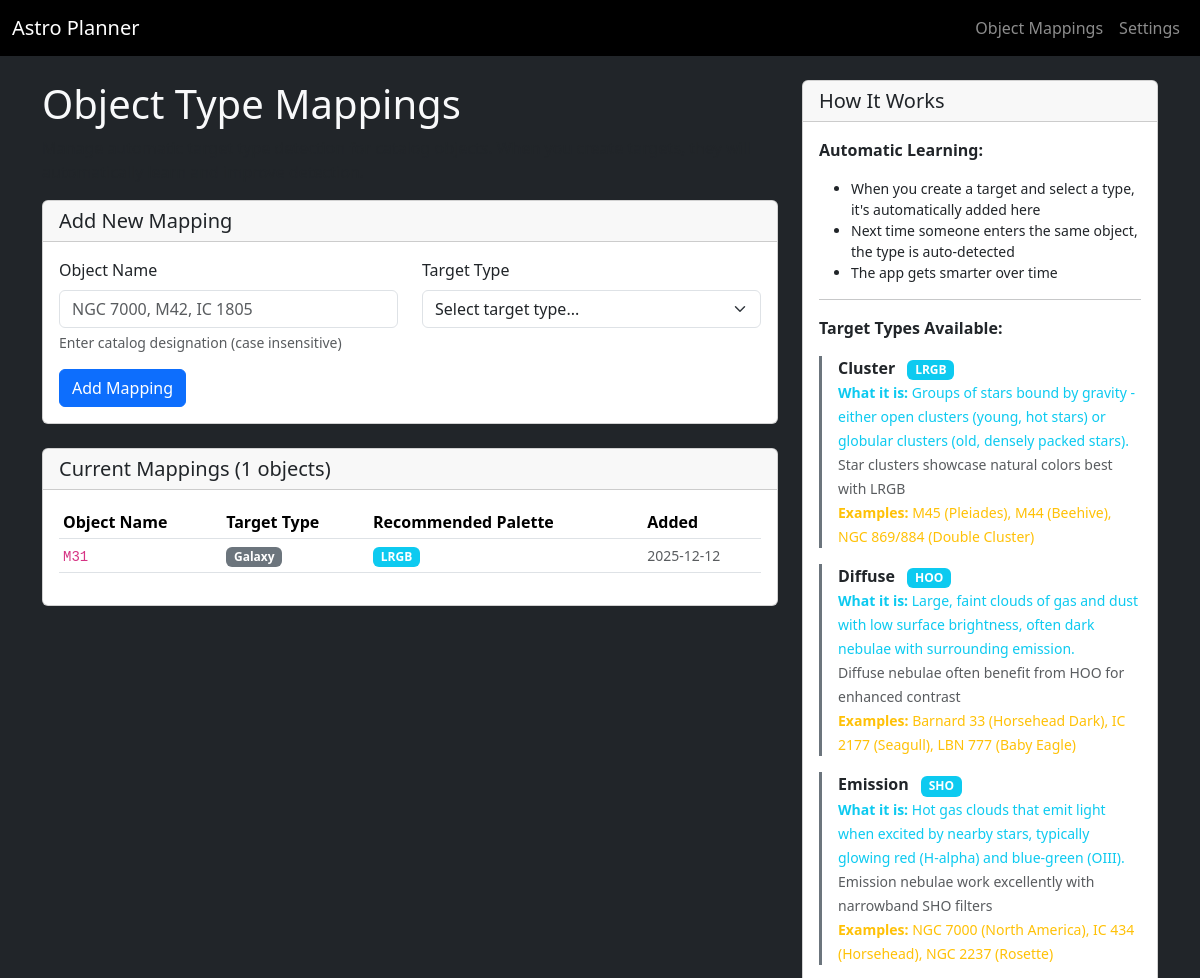
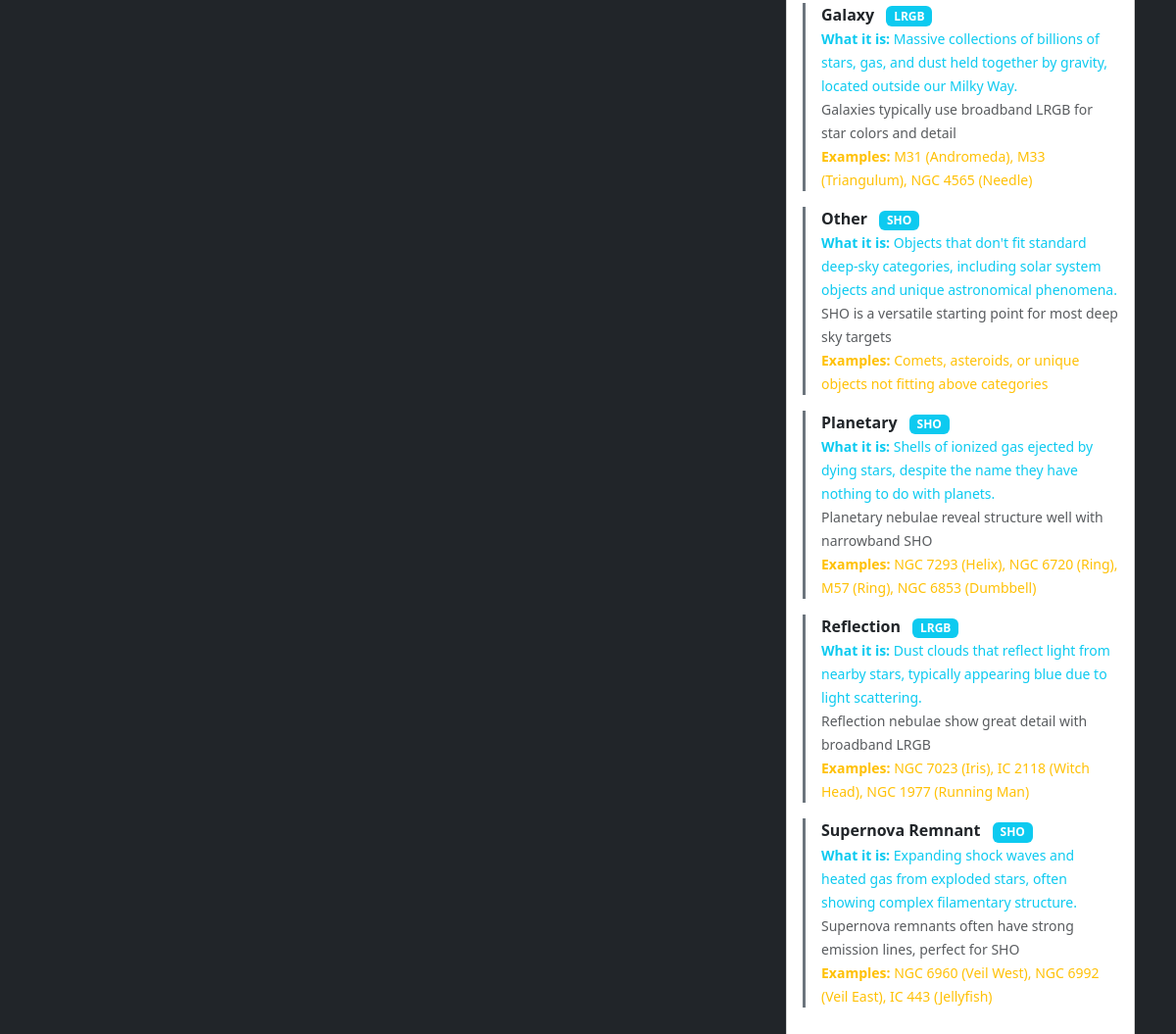
The page /manage-object-mappings on the database its author committed (2 pictures, top to bottom).
### app.py (models this page shows, shortened)
class ObjectMapping(db.Model):
    __tablename__ = "object_mappings"
    id = db.Column(db.Integer, primary_key=True)
    object_name = db.Column(db.String(128), unique=True, nullable=False)  # "NGC 6960", "M31", etc.
    target_type_id = db.Column(db.Integer, db.ForeignKey("target_types.id"), nullable=False)
    created_at = db.Column(db.DateTime, default=datetime.utcnow)
    target_type = relationship("TargetType", back_populates="object_mappings")

class TargetType(db.Model):
    __tablename__ = "target_types"
    id = db.Column(db.Integer, primary_key=True)
    name = db.Column(db.String(64), unique=True, nullable=False)  # emission, galaxy, etc.
    recommended_palette = db.Column(db.String(16), nullable=False)  # SHO, LRGB, etc.
    description = db.Column(db.Text)  # Why this palette works
    created_at = db.Column(db.DateTime, default=datetime.utcnow)
    object_mappings = relationship("ObjectMapping", back_populates="target_type", cascade="all, delete-orphan")

### app.py (the view, shortened to what this page needs)
@app.route("/manage-object-mappings", methods=["GET", "POST"])
def manage_object_mappings():
    mappings = ObjectMapping.query.join(TargetType).order_by(ObjectMapping.object_name).all()
    target_types = TargetType.query.order_by(TargetType.name).all()
    return render_template("manage_object_mappings.html", mappings=mappings, target_types=target_types)

### templates/manage_object_mappings.html (shortened to what this page needs)
{% extends "base.html" %}
{% block content %}
<div class="row">
  <div class="col-md-8">
    <h1>Object Type Mappings</h1>
    <p class="text-muted">Manage automatic target type detection for catalog objects. When you create targets, they will automatically learn and improve detection.</p>
    <div class="card mb-4">
      <div class="card-header">
        <h5 class="mb-0">Add New Mapping</h5>
      </div>
      <div class="card-body">
        <form method="POST">
          <div class="row">
            <div class="col-md-6">
              <label for="object_name" class="form-label">Object Name</label>
              <input type="text" class="form-control" id="object_name" name="object_name"
                     placeholder="NGC 7000, M42, IC 1805" required>
              <div class="form-text">Enter catalog designation (case insensitive)</div>
            </div>
            <div class="col-md-6">
              <label for="target_type_name" class="form-label">Target Type</label>
              <select class="form-select" id="target_type_name" name="target_type_name" required>
                <option value="">Select target type...</option>
              </select>
            </div>
          </div>
          <button type="submit" class="btn btn-primary mt-3">Add Mapping</button>
        </form>
      </div>
    </div>
    <div class="card">
      <div class="card-header">
        <h5 class="mb-0">Current Mappings ({{ mappings|length }} objects)</h5>
      </div>
      <div class="card-body">
        {% if mappings %}
        <div class="table-responsive">
          <table class="table table-sm table-hover">
            <thead>
              <tr>
                <th>Object Name</th>
                <th>Target Type</th>
                <th>Recommended Palette</th>
                <th>Added</th>
              </tr>
            </thead>
            <tbody>
              {% for mapping in mappings %}
              <tr>
                <td>
                  <code>{{ mapping.object_name }}</code>
                </td>
                <td>
                  <span class="badge bg-secondary">{{ mapping.target_type.name.replace('_', ' ')|title }}</span>
                </td>
                <td>
                  <span class="badge bg-info">{{ mapping.target_type.recommended_palette }}</span>
                </td>
                <td>
                  <small class="text-muted">{{ mapping.created_at.strftime('%Y-%m-%d') if mapping.created_at else '-' }}</small>
                </td>
              </tr>
              {% endfor %}
            </tbody>
          </table>
        </div>
        {% else %}
        <p class="text-muted">No object mappings yet. Create some targets to automatically build this database!</p>
        {% endif %}
      </div>
    </div>
  </div>
  <div class="col-md-4">
    <div class="card">
      <div class="card-header">
        <h5 class="mb-0">How It Works</h5>
      </div>
      <div class="card-body">
        <p><strong>Automatic Learning:</strong></p>
        <ul class="small">
          <li>When you create a target and select a type, it's automatically added here</li>
          <li>Next time someone enters the same object, the type is auto-detected</li>
          <li>The app gets smarter over time</li>
        </ul>
        <hr>
        <p><strong>Target Types Available:</strong></p>
        {% for tt in target_types %}
        <div class="mb-3 border-start border-3 border-secondary ps-3">
          <strong class="text-capitalize">{{ tt.name.replace('_', ' ') }}</strong>
          <span class="badge bg-info ms-2">{{ tt.recommended_palette }}</span>
          <br>
          <small class="text-info">
            <strong>What it is:</strong>
            {% if tt.name == 'emission' %}
              Hot gas clouds that emit light when excited by nearby stars, typically glowing red (H-alpha) and blue-green (OIII).
            {% elif tt.name == 'diffuse' %}
              Large, faint clouds of gas and dust with low surface brightness, often dark nebulae with surrounding emission.
            {% elif tt.name == 'reflection' %}
              Dust clouds that reflect light from nearby stars, typically appearing blue due to light scattering.
            {% elif tt.name == 'galaxy' %}
              Massive collections of billions of stars, gas, and dust held together by gravity, located outside our Milky Way.
            {% elif tt.name == 'cluster' %}
              Groups of stars bound by gravity - either open clusters (young, hot stars) or globular clusters (old, densely packed stars).
            {% elif tt.name == 'planetary' %}
              Shells of ionized gas ejected by dying stars, despite the name they have nothing to do with planets.
            {% elif tt.name == 'supernova_remnant' %}
              Expanding shock waves and heated gas from exploded stars, often showing complex filamentary structure.
            {% elif tt.name == 'other' %}
              Objects that don't fit standard deep-sky categories, including solar system objects and unique astronomical phenomena.
            {% endif %}
          </small>
          <br>
          <small class="text-muted">{{ tt.description }}</small>
          <br>
          <small class="text-warning">
            <strong>Examples:</strong>
            {% if tt.name == 'emission' %}
              NGC 7000 (North America), IC 434 (Horsehead), NGC 2237 (Rosette)
            {% elif tt.name == 'diffuse' %}
              Barnard 33 (Horsehead Dark), IC 2177 (Seagull), LBN 777 (Baby Eagle)
            {% elif tt.name == 'reflection' %}
              NGC 7023 (Iris), IC 2118 (Witch Head), NGC 1977 (Running Man)
            {% elif tt.name == 'galaxy' %}
              M31 (Andromeda), M33 (Triangulum), NGC 4565 (Needle)
            {% elif tt.name == 'cluster' %}
              M45 (Pleiades), M44 (Beehive), NGC 869/884 (Double Cluster)
            {% elif tt.name == 'planetary' %}
              NGC 7293 (Helix), NGC 6720 (Ring), M57 (Ring), NGC 6853 (Dumbbell)
            {% elif tt.name == 'supernova_remnant' %}
              NGC 6960 (Veil West), NGC 6992 (Veil East), IC 443 (Jellyfish)
            {% elif tt.name == 'other' %}
              Comets, asteroids, or unique objects not fitting above categories
            {% endif %}
          </small>
        </div>
        {% endfor %}
      </div>
    </div>
  </div>
</div>
{% endblock %}

### templates/base.html (shortened to what this page needs)
<!doctype html>
<html lang="en">
<head>
  <link
    href="https://cdn.jsdelivr.net/npm/bootstrap@5.3.3/dist/css/bootstrap.min.css"
    rel="stylesheet"
  >
</head>
<body class="bg-dark text-light">
<nav class="navbar navbar-expand-lg navbar-dark bg-black mb-4">
  <div class="container-fluid">
    <a class="navbar-brand" href="{{ url_for('index') }}">Astro Planner</a>
    <div class="navbar-nav ms-auto">
      <a class="nav-link" href="{{ url_for('manage_object_mappings') }}">Object Mappings</a>
      <a class="nav-link" href="{{ url_for('global_settings') }}">Settings</a>
    </div>
  </div>
</nav>
<div class="container mb-5">
  {% block content %}{% endblock %}
</div>
</body>
</html>

### rows shown on the page
ObjectMapping: object_name "M31", target_type.name.replace "Galaxy", target_type.recommended_palette "LRGB", created_at "2025-12-12"
TargetType: name.replace "Cluster", recommended_palette "LRGB", description "Star clusters showcase natural colors best with LRGB", shows "M45 (Pleiades), M44 (Beehive), NGC 869/884 (Double Cluster)"
TargetType: name.replace "Diffuse", recommended_palette "HOO", shows "Large, faint clouds of gas and dust with low surface brightness, often dark nebulae with surrounding emission.", description "Diffuse nebulae often benefit from HOO for enhanced contrast", shows "Barnard 33 (Horsehead Dark), IC 2177 (Seagull), LBN 777 (Baby Eagle)"
TargetType: name.replace "Emission", recommended_palette "SHO", shows "Hot gas clouds that emit light when excited by nearby stars, typically glowing red (H-alpha) and blue-green (OIII).", description "Emission nebulae work excellently with narrowband SHO filters", shows "NGC 7000 (North America), IC 434 (Horsehead), NGC 2237 (Rosette)"
TargetType: name.replace "Galaxy", recommended_palette "LRGB", shows "Massive collections of billions of stars, gas, and dust held together by gravity, located outside our Milky Way.", description "Galaxies typically use broadband LRGB for star colors and detail", shows "M31 (Andromeda), M33 (Triangulum), NGC 4565 (Needle)"
TargetType: name.replace "Other", recommended_palette "SHO", shows "Objects that don't fit standard deep-sky categories, including solar system objects and unique astronomical phenomena.", description "SHO is a versatile starting point for most deep sky targets", shows "Comets, asteroids, or unique objects not fitting above categories"
TargetType: name.replace "Planetary", recommended_palette "SHO", shows "Shells of ionized gas ejected by dying stars, despite the name they have nothing to do with planets.", description "Planetary nebulae reveal structure well with narrowband SHO", shows "NGC 7293 (Helix), NGC 6720 (Ring), M57 (Ring), NGC 6853 (Dumbbell)"
TargetType: name.replace "Reflection", recommended_palette "LRGB", shows "Dust clouds that reflect light from nearby stars, typically appearing blue due to light scattering.", description "Reflection nebulae show great detail with broadband LRGB", shows "NGC 7023 (Iris), IC 2118 (Witch Head), NGC 1977 (Running Man)"
TargetType: name.replace "Supernova Remnant", recommended_palette "SHO", shows "Expanding shock waves and heated gas from exploded stars, often showing complex filamentary structure.", description "Supernova remnants often have strong emission lines, perfect for SHO", shows "NGC 6960 (Veil West), NGC 6992 (Veil East), IC 443 (Jellyfish)"

### other values the page prints
{{ mappings|length }} "1"
